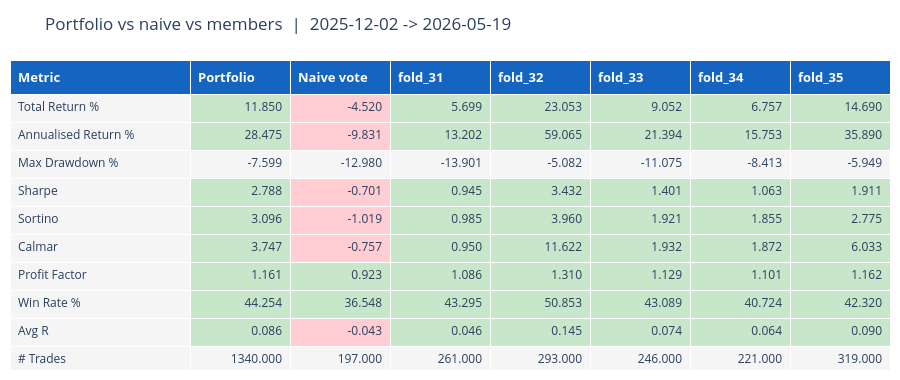

Here is the notebook cell this chart was saved with:
### Markdown cell above
## 7 · Performance table — portfolio vs naive vote vs members

### Code cell
from visualize import plot_metrics_table, save_html
metrics = {"Portfolio": portfolio_rep, "Naive vote": naive_rep}
for lbl in labels:
    metrics[lbl] = _rep(member_eq[lbl], member_trades[lbl])
fig = plot_metrics_table(metrics, title=f"Portfolio vs naive vs members  |  {eval_feat.index.min().date()} -> {eval_feat.index.max().date()}")
save_html(fig, OUT / "00_metrics_table.html"); fig.show()

### Figure 1 — Plotly figure (JSON) as saved in the notebook; plotly's stock layout.template omitted (floating-point values rounded to 4 significant figures)
{"data": [{"cells": {"align": ["left", "right", "right", "right", "right", "right", "right", "right"], "fill": {"color": [["#f5f5f5", "#f5f5f5", "#f5f5f5", "#f5f5f5", "#f5f5f5", "#f5f5f5", "#f5f5f5", "#f5f5f5", "#f5f5f5", "#f5f5f5"], ["#c8e6c9", "#c8e6c9", "#f5f5f5", "#c8e6c9", "#c8e6c9", "#c8e6c9", "#c8e6c9", "#c8e6c9", "#c8e6c9", "#f5f5f5"], ["#ffcdd2", "#ffcdd2", "#f5f5f5", "#ffcdd2", "#ffcdd2", "#ffcdd2", "#c8e6c9", "#c8e6c9", "#ffcdd2", "#f5f5f5"], ["#c8e6c9", "#c8e6c9", "#f5f5f5", "#c8e6c9", "#c8e6c9", "#c8e6c9", "#c8e6c9", "#c8e6c9", "#c8e6c9", "#f5f5f5"], ["#c8e6c9", "#c8e6c9", "#f5f5f5", "#c8e6c9", "#c8e6c9", "#c8e6c9", "#c8e6c9", "#c8e6c9", "#c8e6c9", "#f5f5f5"], ["#c8e6c9", "#c8e6c9", "#f5f5f5", "#c8e6c9", "#c8e6c9", "#c8e6c9", "#c8e6c9", "#c8e6c9", "#c8e6c9", "#f5f5f5"], ["#c8e6c9", "#c8e6c9", "#f5f5f5", "#c8e6c9", "#c8e6c9", "#c8e6c9", "#c8e6c9", "#c8e6c9", "#c8e6c9", "#f5f5f5"], ["#c8e6c9", "#c8e6c9", "#f5f5f5", "#c8e6c9", "#c8e6c9", "#c8e6c9", "#c8e6c9", "#c8e6c9", "#c8e6c9", "#f5f5f5"]]}, "font": {"size": 12}, "height": 28, "values": [["Total Return %", "Annualised Return %", "Max Drawdown %", "Sharpe", "Sortino", "Calmar", "Profit Factor", "Win Rate %", "Avg R", "# Trades"], ["11.850", "28.475", "-7.599", "2.788", "3.096", "3.747", "1.161", "44.254", "0.086", "1340.000"], ["-4.520", "-9.831", "-12.980", "-0.701", "-1.019", "-0.757", "0.923", "36.548", "-0.043", "197.000"], ["5.699", "13.202", "-13.901", "0.945", "0.985", "0.950", "1.086", "43.295", "0.046", "261.000"], ["23.053", "59.065", "-5.082", "3.432", "3.960", "11.622", "1.310", "50.853", "0.145", "293.000"], ["9.052", "21.394", "-11.075", "1.401", "1.921", "1.932", "1.129", "43.089", "0.074", "246.000"], ["6.757", "15.753", "-8.413", "1.063", "1.855", "1.872", "1.101", "40.724", "0.064", "221.000"], ["14.690", "35.890", "-5.949", "1.911", "2.775", "6.033", "1.162", "42.320", "0.090", "319.000"]]}, "columnwidth": [180, 100, 100, 100, 100, 100, 100, 100], "header": {"align": "left", "fill": {"color": "#1565c0"}, "font": {"color": "white", "size": 13}, "height": 34, "values": ["<b>Metric</b>", "<b>Portfolio</b>", "<b>Naive vote</b>", "<b>fold_31</b>", "<b>fold_32</b>", "<b>fold_33</b>", "<b>fold_34</b>", "<b>fold_35</b>"]}, "type": "table"}], "layout": {"height": 380, "margin": {"b": 10, "l": 10, "r": 10, "t": 60}, "title": {"text": "Portfolio vs naive vs members  |  2025-12-02 -> 2026-05-19"}}}
